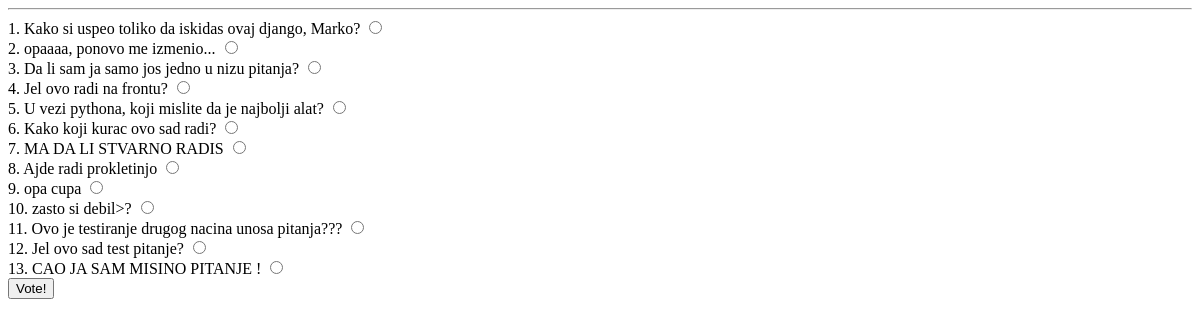
The page /audience/questions/vote/ on the database as committed earlier.
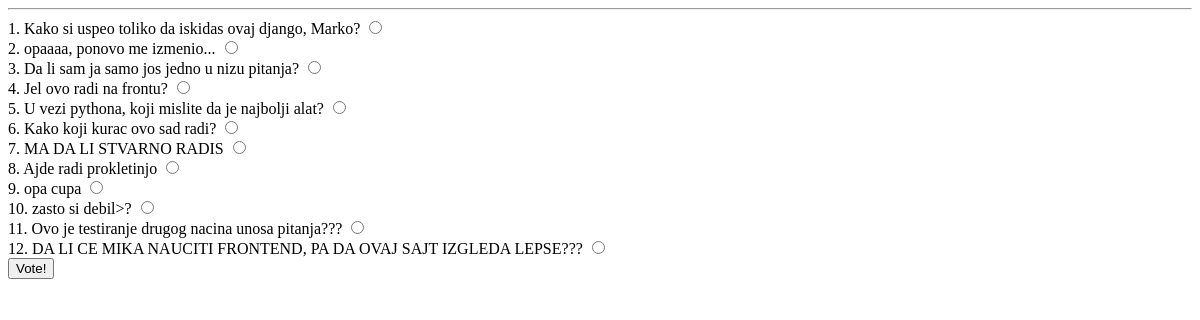
The same page on the database as committed later.
### audience/models.py (models this page shows, shortened)
class AudienceQuestion(models.Model):
    aq_text = models.CharField(max_length=500)
    score = models.IntegerField(default=0)

### audience/views.py (the view, shortened to what this page needs)
# urls.py: url(r'^questions/vote/(?P<pk>[0-9]+)/$', views.Voter.as_view(), name='aq-voter'),
class Voter(APIView):
    def get(self, request):
        questions = AudienceQuestion.objects.all()
        serializer = AudienceQuestionSerializer(questions, many=True)
        context = {
            'questions': serializer.data
        }
        return render(request, 'audience/vote_form.html', context)

### audience/templates/audience/vote_form.html (shortened to what this page needs)
{% extends 'audience/base.html' %}
{% block body %}
    <hr>
    <form id="voter" method="post" action="">
        {% for q in questions %}
            <label for="question{{ q.id }}">{{ forloop.counter }}. {{ q.aq_text }}</label>
            <input type="radio" id="question{{ q.id }}" name="question" value="{{ q.id }}">
            <br>
        {% endfor %}
        <input type="submit" value="Vote!">
    </form>
{% endblock %}

Rows that differ between the two databases and show on the page:
removed AudienceQuestion: aq_text "Jel ovo sad test pitanje?"
removed AudienceQuestion: aq_text "CAO JA SAM MISINO PITANJE !"
added AudienceQuestion: aq_text "DA LI CE MIKA NAUCITI FRONTEND, PA DA OVAJ SAJT IZGLEDA LEPSE???"
Other text that changed with them:
new list line: "12 . ☐ 12. DA LI CE MIKA NAUCITI FRON"
list line gone: "12 . ☐ 12. Jel ovo sad test pitanje?"
list line gone: "13 . ☐ 13. CAO JA SAM MISINO PITANJE"
